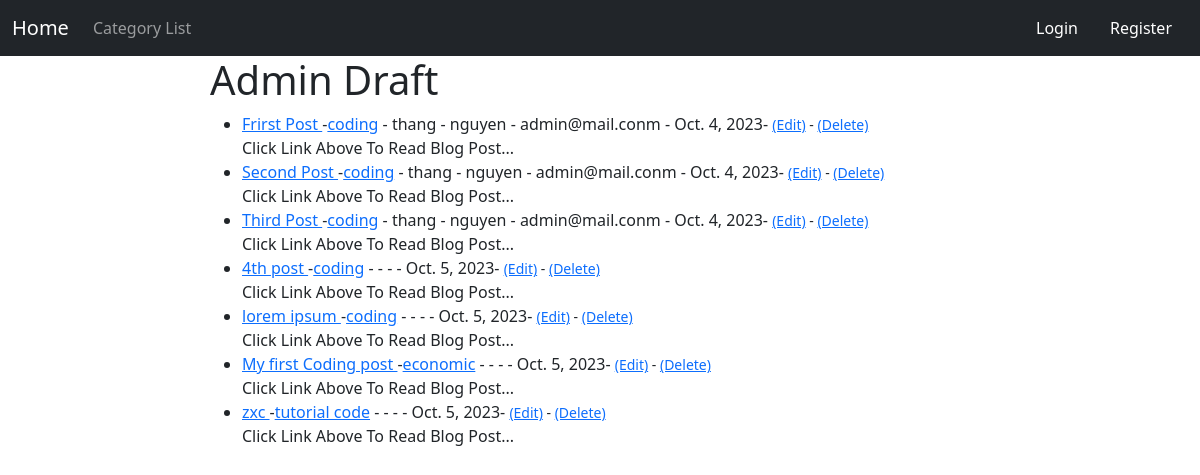
Page /adminview on the earlier database version.
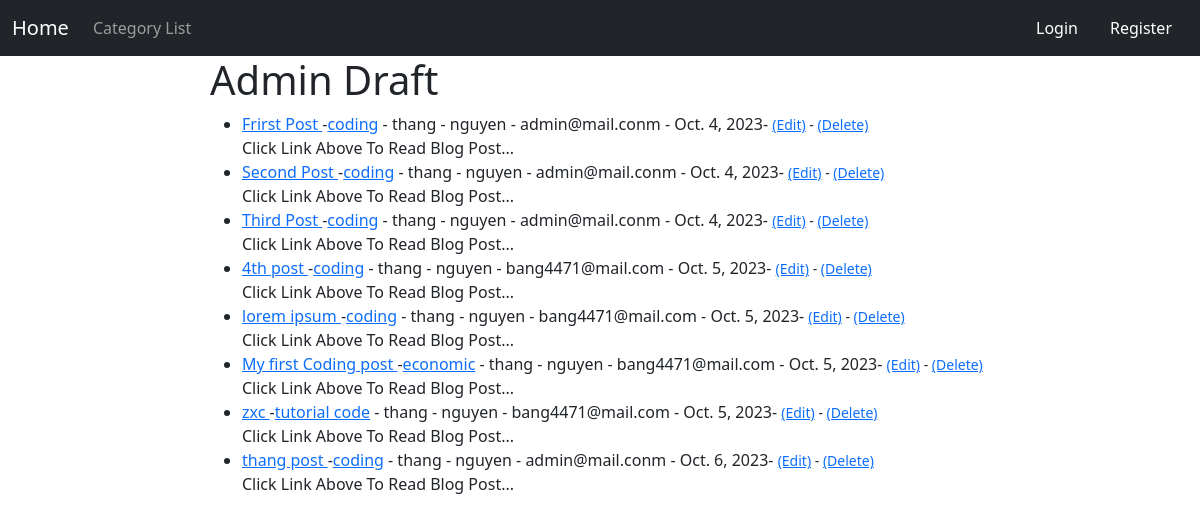
Same page on the later database version.
### blog/models.py (models this page shows, shortened)
class Post(models.Model):
    title = models.CharField(max_length=264)
    author = models.ForeignKey(User,on_delete=models.CASCADE)
    body = RichTextField(blank=True,null=True)
    post_date = models.DateField(auto_now_add=True)
    category = models.CharField(max_length=264,default='coding')
    snippet = models.CharField(max_length=264)
    likes = models.ManyToManyField(User,related_name='blog_posts')
    is_published = models.BooleanField(default=False)

### blog/views.py (the view)
# urls.py: path('adminview',AdminView.as_view(), name = 'admin'),
class AdminView(ListView):
    model = Post
    template_name = 'admin.html'  # Thay 'drafts.html' bằng template bạn muốn sử dụng cho trang drafts
    def get_queryset(self):
        return Post.objects.filter(is_published=False)

### templates/admin.html
{% extends 'base.html' %} {% block content %}
<h1>Admin Draft</h1>
<ul>
  {% for post in object_list %}
  <li>
    <a href="{% url 'article_details' post.pk %}">{{ post.title }} </a>
    -<a href="{%  url 'category' post.category|slugify %}"
      >{{ post.category }}</a
    >
    - {{ post.author.first_name }} - {{ post.author.last_name }} -
    {{  post.author.email }} - {{ post.post_date }}-
    <small>
      <a href="{% url 'admin_update_post' post.pk %}">(Edit)</a>
      - <a href="{% url 'delete_post' post.pk %}">(Delete)</a>
    </small>
    <br />
    {{ post.snippet }}
  </li>
  {% endfor %}
</ul>
{% endblock %}

Differences in the rows shown:
changed through a linked row, Post "4th post": author.first_name (not shown) → "thang"; author.last_name (not shown) → "nguyen"; author.email (not shown) → "bang4471@mail.com"
changed through a linked row, Post "lorem ipsum": author.first_name (not shown) → "thang"; author.last_name (not shown) → "nguyen"; author.email (not shown) → "bang4471@mail.com"
changed through a linked row, Post "My first Coding post": author.first_name (not shown) → "thang"; author.last_name (not shown) → "nguyen"; author.email (not shown) → "bang4471@mail.com"
changed through a linked row, Post "zxc": author.first_name (not shown) → "thang"; author.last_name (not shown) → "nguyen"; author.email (not shown) → "bang4471@mail.com"
added Post: title "thang post", category "coding", author.first_name "thang", author.last_name "nguyen", author.email "admin@mail.conm", post_date "Oct. 6, 2023", snippet "Click Link Above To Read Blog Post..."
